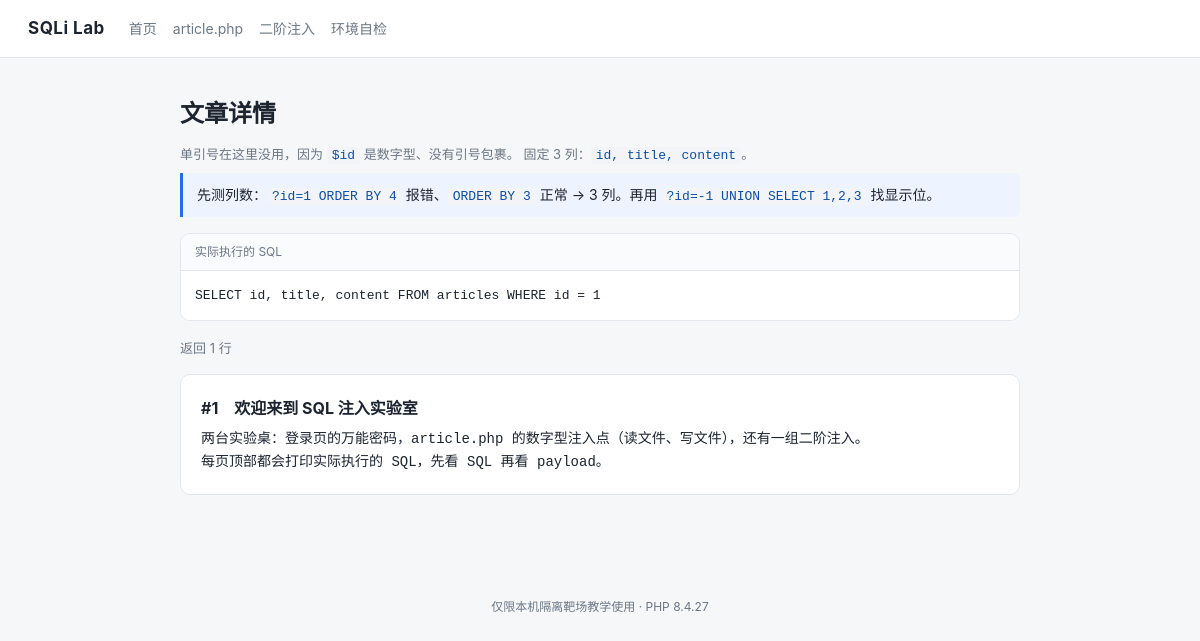
The app's page /article.php with its own data.
### tables this page shows
CREATE TABLE articles (
    id         INT UNSIGNED NOT NULL AUTO_INCREMENT,
    title      VARCHAR(200) NOT NULL,
    content    TEXT         NOT NULL,
    author     VARCHAR(64)  NOT NULL DEFAULT 'admin',
    created_at DATETIME     NOT NULL DEFAULT CURRENT_TIMESTAMP,
    PRIMARY KEY (id)
);

### article.php (the view, shortened to what this page needs)
<?php
require __DIR__ . '/config.php';
$db = db();
$id  = isset($_GET['id']) && is_string($_GET['id']) ? $_GET['id'] : '1';
$sql = "SELECT id, title, content FROM articles WHERE id = $id";
$res = $db->query($sql);
?>
<h1>文章详情</h1>
<p class="muted">
    单引号在这里没用，因为 <code>$id</code> 是数字型、没有引号包裹。
    固定 3 列：<code>id, title, content</code>。
</p>
<?php if ($res === false): ?>
    <div class="bad">查询失败。错误信息本身就是注入的回显渠道。</div>
<?php elseif ($res->num_rows === 0): ?>
    <p class="muted">没有匹配的文章。</p>
<?php else: ?>
    <p class="muted">返回 <?= $res->num_rows ?> 行</p>
    <?php while ($row = $res->fetch_assoc()): ?>
        <article>
            <h2>#<?= h($row['id']) ?>　<?= h($row['title']) ?></h2>
            <pre class="content"><?= h($row['content']) ?></pre>
        </article>
    <?php endwhile; ?>
<?php endif; ?>

### style.css (style rules this page uses)
:root { --bg: #f6f7f9; --panel: #ffffff; --ink: #1c2430; --muted: #6b7785; --line: #e2e7ee; --accent: #1f6feb; --ok: #0f7b3e; --bad: #b42318; --code: #f2f4f7; }
* { box-sizing: border-box; }
body { margin: 0; background: var(--bg); color: var(--ink); font: 15px/1.7 -apple-system, "Segoe UI", "Microsoft YaHei", sans-serif; }
h1 { font-size: 24px; margin: 8px 0 4px; }
h2 { font-size: 18px; margin: 28px 0 8px; }
p { margin: 8px 0; }
.muted { color: var(--muted); font-size: 13px; }
pre { margin: 0; padding: 14px; background: var(--code); font: 13px/1.65 "JetBrains Mono", Consolas, monospace; white-space: pre-wrap; word-break: break-all; }
article { background: var(--panel); border: 1px solid var(--line); border-radius: 10px; padding: 4px 20px 14px; margin: 14px 0; }
article h2 { font-size: 16px; margin: 16px 0 6px; }
pre.content { background: transparent; padding: 0 0 6px; font-size: 14px; }
td code, p code, li code, .hint code { background: var(--code); padding: 1px 5px; border-radius: 4px; font: 13px Consolas, monospace; color: #0b4fa8; word-break: break-all; }

### records on screen
articles: id "1", title "欢迎来到 SQL 注入实验室", content "两台实验桌：登录页的万能密码，article.php 的数字型注入点（读文件、写文件），还有一组二阶注入。 每页顶部都会打印实际执行的 SQL，先看 SQL 再看 payload。"

### other values on screen
$text "先测列数： ?id=1 ORDER BY 4 报错、 ORDER BY 3 正常 → 3 列。再用 ?id=-1 UNION SELECT 1,2,3 找显示位。"
$sql "SELECT id, title, content FROM articles WHERE id = 1"
$res->num_rows "1"
PHP_VERSION "8.4.27"
